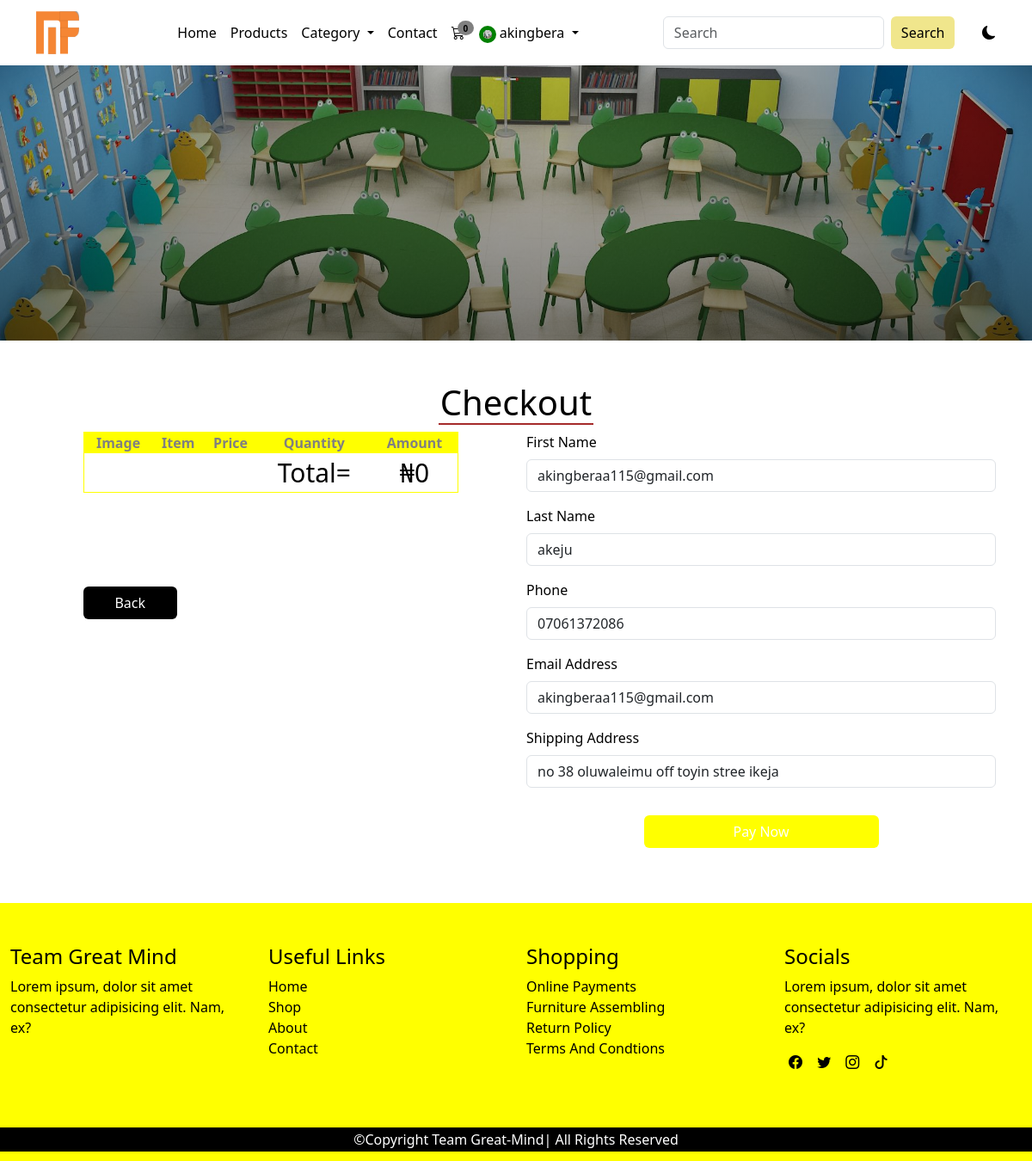
The app's page /checkout (signed in) with its own data.
### main/models.py (models this page shows, shortened)
class AppInfo(models.Model):
    appname=models.CharField(max_length=50)
    logo=models.ImageField(upload_to='logo')
    carousel1 = models.ImageField(upload_to='carousel1')
    carousel2 = models.ImageField(upload_to='carousel2')
    carousel3 = models.ImageField(upload_to='carousel3')
    banner = models.ImageField(upload_to='banner')
    copyright = models.IntegerField()

class Customer(models.Model):
    user=models.OneToOneField(User, on_delete=models.CASCADE)
    first_name = models.CharField(max_length=50)
    last_name = models.CharField(max_length=50)
    phone = models.CharField(max_length=15)
    email = models.EmailField(max_length=100)
    address = models.CharField(max_length=150)
    pix = models.ImageField(upload_to='customer')
    joined = models.DateField(auto_now=True)
    class Meta:
        db_table='customer'
        managed=True
        verbose_name='Customer'
        verbose_name_plural='Customer'

### main/views.py (the view)
# urls.py: path('checkout',views.checkout,name='checkout'),
def checkout(request):
    userprof= Customer.objects.get(user__username = request.user.username)
    cart=Cart.objects.filter(user__username = request.user.username, paid=False)
    for item in cart:
        item.amount = float(item.price * item.quantity)
        item.save()
    subtotal= 0
    vat= 0
    total =0
    for item in cart:
        subtotal+=item.amount
        vat =0.075 * subtotal
        total =vat + subtotal
    context={
        'userprof': userprof,
        'cart': cart,
        'subtotal':subtotal,
        'vat': vat,
        'total': total,
    }
    return render(request, 'checkout.html',context)

### main/context_processor.py (called while the page is built)
def dropdown(request):
    info = AppInfo.objects.get(pk=1)
    fdog = Category.objects.all()
    context={
        'info': info,
        'fdog': fdog,
    }
    return context

def cartcount(request):
    count=Cart.objects.filter(user__username = request.user.username, paid=False)
    itemcount=0
    for item in count:
        itemcount+=item.quantity
    context ={
        'itemcount': itemcount
    }
    return context

### main/templates/checkout.html (shortened to what this page needs)
{% extends 'base.html' %}
{% block header %} {% include 'header.html' %} {% endblock header%}
{% block banner%} {% include 'banner.html' %} {% endblock banner%}
{% block content %}
    <div class="container mb-5 mt-5">
            <h1 class="title">checkout</h1>
            <div class="row cart">
               <div class="col-12 col-md-6">
                <table>
                    <thead>
                        <th>image</th>
                        <th>item</th>
                        <th>price</th>
                        <th>quantity</th>
                        <th>amount</th>
                    </thead>
                    <tbody>
                        <tr class="total">
                            <td></td>
                            <td></td>
                            <td></td>
                            <td>Total=</td>
                            <td>₦{{total}}</td>
                        </tr>
                    </tbody>
                </table>
                <button class="btn btnback"><a href="{% url 'cart' %}">Back</a></button>
               </div>
               <div class="col-12 col-md-6 checkout">
                <form action="{% url 'payment' %}" method="POST">
                    <div class="mb-3">
                        <label for="exampleFormControlInput1" class="form-label">First Name</label>
                        <input type="text" class="form-control" name="first_name" value="{{userprof.first_name}}" id="exampleFormControlInput1" placeholder="full name">
                    </div>
                    <div class="mb-3">
                        <label for="exampleFormControlInput1" class="form-label">Last Name</label>
                        <input type="text" class="form-control" name="last_name" value="{{userprof.last_name}}" id="exampleFormControlInput1" placeholder="full name">
                    </div>
                    <div class="mb-3">
                        <label for="exampleFormControlInput1" class="form-label">Phone</label>
                        <input type="text" class="form-control" name="phone" value="{{userprof.phone}}"id="exampleFormControlInput1">
                    </div>
                    <div class="mb-3">
                        <label for="exampleFormControlTextarea1" class="form-label">Email Address</label>
                        <input type="email" class="form-control" name="email" value="{{userprof.email}}" id="exampleFormControlTextarea1" rows="3" placeholder="name@example.com">
                    </div>
                    <div class="mb-3">
                        <label for="exampleFormControlInput1" class="form-label">Shipping Address</label>
                        <input type="text" class="form-control" name="address" value="{{userprof.address}}" id="exampleFormControlInput1">
                    </div>
                    <div class="mb-3">
                        <button type="submit" class="btn">Pay Now</button>
                    </div>
                </form>
               </div>
            </div>
           </div>
{% endblock content%}
{%block footer %} {% include 'footer.html' %} {% endblock footer %}

### main/templates/header.html (shortened to what this page needs)
<nav class="navbar navbar-expand-lg ">
        <div class="container ">
            <a class="navbar-brand" href="#"><img src="{{info.logo.url}}" alt="" height="50px" width="50px"></a>
            <div class="collapse navbar-collapse" id="navbarSupportedContent">
                <ul class="navbar-nav mx-auto mb-2 mb-lg-0">
                    {% if user.is_authenticated %}
                        <li class="nav-item">
                            <a class="nav-link " href="{% url 'home' %}">Home</a>
                        </li>
                        <li class="nav-item">
                            <a class="nav-link" href="{% url 'products' %}">Products</a>
                        </li>
                        <li class="nav-item dropdown">
                            <a class="nav-link dropdown-toggle" href="#" role="button" data-bs-toggle="dropdown" aria-expanded="false">
                                Category
                            </a>
                        </li>
                        <li class="nav-item">
                            <a class="nav-link" href="{% url 'contact' %}">Contact</a>
                        </li>
                         <li class="nav-item">
                        <a class="nav-link" href="{% url 'cart' %}">
                            <div class="wrapper">
                                <i class="bi bi-cart3"></i>
                                <span class="badge">{{itemcount}}</span>
                            </div>
                        </a>
                        </li>
                    <li class="nav-item dropdown">
                        <a class="nav-link dropdown-toggle" href="#" role="button" data-bs-toggle="dropdown" aria-expanded="false">
                            {% if user.customer %}
                            <img src="{{user.customer.pix.url}}" alt="" height="20px" width="20px">
                            {% endif %}
                            <span>{{user.username}}</span>
                        </a>
                    </li>
                   {% endif %}
                </ul>
                <form class="d-flex search" role="search" action="{% url 'search' %}" method="POST">
                    <input class="form-control me-2" name="search" type="search" placeholder="Search" aria-label="Search">
                    <button class="btn btn-outline-success" type="submit">Search</button>
                </form>
                 <div class="samson">
                    <i class="bi bi-moon-fill"></i>
                 </div>
            </div>
        </div>
    </nav>

### main/static/css/style.css (style rules this page uses)
* { box-sizing: border-box; padding: 0; margin: 0; }
.samson { margin-left: 3%; cursor: pointer; }
:root { --bg: white; --icon: black; --text: black; --card: black; }
body { background: var(--bg) !important; color: var(--text) !important; overflow: hidden; }
.navbar { background: var(--bg); }
.navbar-nav a { color: var(--text); font-weight: 500; }
.wrapper { position: relative; }
.wrapper span { position: absolute; color: black; right: -10px; top: -2px; font-size: 10px; border-radius: 50%; background-color: grey; }
.nav-link img { border: 5px solid green; border-radius: 50%; }
.search button { background-color: khaki; border: none; color: black; font-weight: 300; }
.title { text-transform: capitalize; text-align: center; }
.title::after { content: ''; display: block; width: 180px; height: 2px; background-color: brown; margin-left: auto; margin-right: auto; }
.cart table { width: 80%; margin-left: 10%; margin-right: 10%; border: 1px solid yellow; text-align: center; }
.cart thead { background-color: yellow; text-transform: capitalize; color: grey; }
.total td { font-size: 30px; font-weight: 500; }
.checkout label { font-weight: 500; }
.checkout .btn { margin-top: 3%; background-color: yellow; width: 50%; margin-left: 25%; margin-right: 25%; color: white; }
.cart .btnback { background-color: black; margin-top: 20%; margin-left: 10%; width: 20%; }
.cart .btnback a { text-decoration: none; color: white; }

### records on screen
AppInfo: logo (picture)
Customer: first_name "akingberaa115@gmail.com", last_name "akeju", phone "07061372086", email "akingberaa115@gmail.com", address "no 38 oluwaleimu off toyin stree ikeja"

### other values on screen
{{ itemcount }} "0"
{{ user.username }} "akingbera"
{{ total }} "0"
